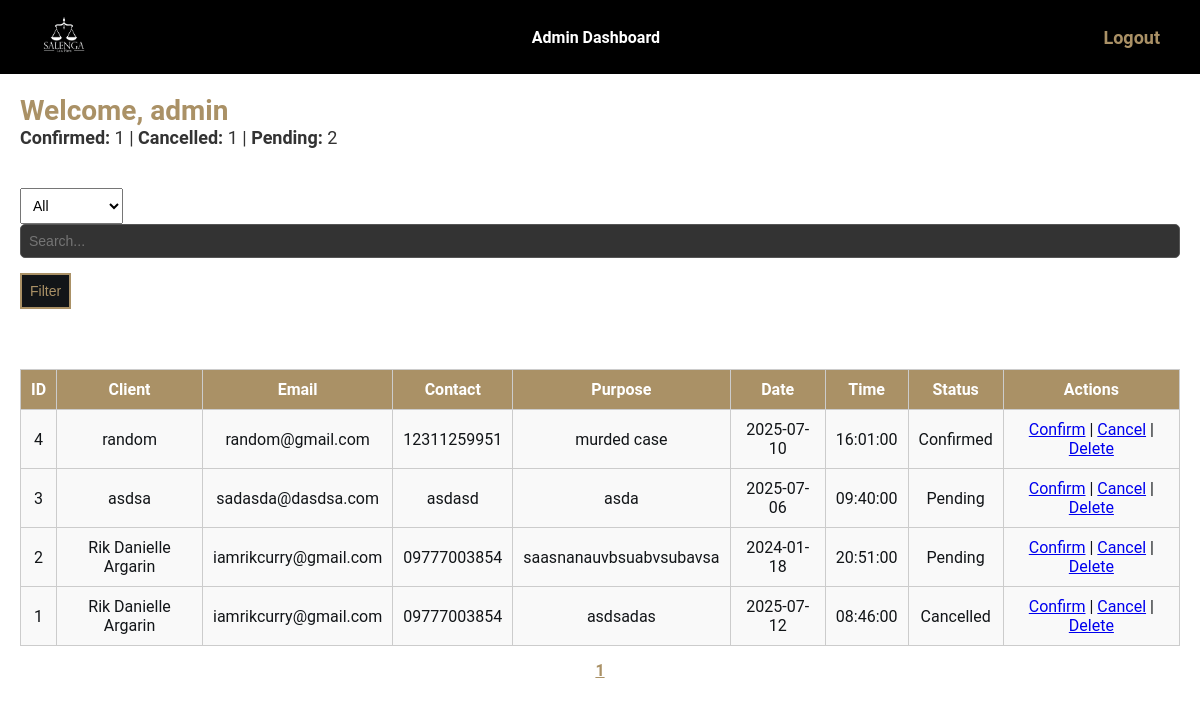
Page /admin-dashboard.php (signed in) on the committed database.
### tables this page shows
CREATE TABLE `appointments` (
  `id` int(11) NOT NULL,
  `name` varchar(100) DEFAULT NULL,
  `email` varchar(100) DEFAULT NULL,
  `contact` varchar(20) DEFAULT NULL,
  `purpose` text DEFAULT NULL,
  `appointment_date` date DEFAULT NULL,
  `appointment_time` time DEFAULT NULL,
  `status` varchar(20) DEFAULT 'Pending',
  `created_at` timestamp NOT NULL DEFAULT current_timestamp()
);

### admin-dashboard.php (the view, shortened to what this page needs)
<?php
include 'db.php';
$statusFilter = $_GET['filter'] ?? 'all';
$search = $_GET['search'] ?? '';
$limit = 10;
$page = $_GET['page'] ?? 1;
$offset = ($page - 1) * $limit;
$confirmed = $conn->query("SELECT COUNT(*) AS total FROM appointments WHERE status='Confirmed'")->fetch_assoc()['total'];
$cancelled = $conn->query("SELECT COUNT(*) AS total FROM appointments WHERE status='Cancelled'")->fetch_assoc()['total'];
$pending = $conn->query("SELECT COUNT(*) AS total FROM appointments WHERE status='Pending'")->fetch_assoc()['total'];
$where = "1";
$totalResults = $conn->query("SELECT COUNT(*) AS total FROM appointments WHERE $where")->fetch_assoc()['total'];
$totalPages = ceil($totalResults / $limit);
$appointments = $conn->query("SELECT * FROM appointments WHERE $where ORDER BY created_at DESC LIMIT $offset, $limit");
?>
<!DOCTYPE html>
<html>
<head>
    <link rel="stylesheet" href="style.css">
</head>
<body>
<header class="navbar">
    <div class="logo"><img src="img/logo.png" alt="DKM Law Logo" style="height: 40px;"></div>
    <div class="logo">Admin Dashboard</div>
    <div class="nav-icons"><a href="logout.php">Logout</a></div>
</header>
<section class="dashboard-summary">
    <h2>Welcome, <?php echo $_SESSION['admin']; ?></h2>
    <p><strong>Confirmed:</strong> <?= $confirmed ?> |
       <strong>Cancelled:</strong> <?= $cancelled ?> |
       <strong>Pending:</strong> <?= $pending ?></p>
</section>
<section class="filters">
    <form method="GET">
        <select name="filter">
            <option value="all" <?= $statusFilter == 'all' ? 'selected' : '' ?>>All</option>
        </select>
        <input type="text" name="search" placeholder="Search..." value="<?= htmlspecialchars($search) ?>">
        <button type="submit">Filter</button>
    </form>
</section>
<section class="appointments">
    <table>
        <tr>
            <th>ID</th>
            <th>Client</th>
            <th>Email</th>
            <th>Contact</th>
            <th>Purpose</th>
            <th>Date</th>
            <th>Time</th>
            <th>Status</th>
            <th>Actions</th>
        </tr>
<?php
if ($appointments && $appointments->num_rows > 0) {
    while ($row = $appointments->fetch_assoc()) {
        echo "<tr>
            <td>{$row['id']}</td>
            <td>{$row['name']}</td>
            <td>{$row['email']}</td>
            <td>{$row['contact']}</td>
            <td>{$row['purpose']}</td>
            <td>{$row['appointment_date']}</td>
            <td>{$row['appointment_time']}</td>
            <td>{$row['status']}</td>
            <td>
                <a href='?status=Confirmed&id={$row['id']}'>Confirm</a> |
                <a href='?status=Cancelled&id={$row['id']}'>Cancel</a> |
                <a href='?delete={$row['id']}' onclick=\"return confirm('Are you sure?')\">Delete</a>
            </td>
        </tr>";
    }
} else {
    echo "<tr><td colspan='9'>No appointments found.</td></tr>";
}
?>
    </table>
    <div style="margin-top: 15px; text-align: center;">
        <?php for ($i = 1; $i <= $totalPages; $i++): ?>
            <a href="?page=<?= $i ?>&filter=<?= $statusFilter ?>&search=<?= urlencode($search) ?>"
               style="margin: 0 5px; <?= $page == $i ? 'font-weight: bold; color: #aa9166;' : '' ?>">
                <?= $i ?>
            </a>
        <?php endfor; ?>
    </div>
</section>
</body>
</html>

### style.css (style rules this page uses)
* { margin: 0; padding: 0; box-sizing: border-box; }
body { font-family: 'Segoe UI', sans-serif; background-color: #0d0d0d; color: #fff; }
.navbar { display: flex; justify-content: space-between; align-items: center; padding: 15px 40px; background-color: #000; }
.logo { font-size: 16px; font-weight: bold; color: white; }
.nav-icons { display: flex; align-items: center; gap: 15px; }
.nav-icons a { color: white; font-size: 18px; text-decoration: none; }
form input, form textarea { width: 100%; padding: 10px; margin-bottom: 15px; background-color: #333; border: 1px solid #555; color: white; border-radius: 5px; }
.logo img { height: 60px; width: auto; object-fit: contain; }
html { scroll-behavior: smooth; }

### admin-dashboard.php (style rules this page uses)
body { font-family: 'Roboto', sans-serif; background: #ffffff; color: #121518; }
.dashboard-summary, .filters, .appointments { max-width: 1200px; margin: auto; padding: 20px; }
.dashboard-summary h2 { font-size: 28px; color: #aa9166; }
.dashboard-summary p { font-size: 18px; color: #333; }
.filters select, .filters input, .filters button { padding: 8px; font-size: 14px; margin-right: 10px; }
table { width: 100%; border-collapse: collapse; margin-top: 20px; background: #fff; }
table th, table td { border: 1px solid #ccc; padding: 10px; text-align: center; }
table th { background-color: #aa9166; color: #fff; }
table td { background-color: #f9f9f9; }
.nav-icons a { color: #aa9166; font-weight: bold; }
.btn-appointment, .filters button { background: #121518; color: #aa9166; border: 2px solid #aa9166; cursor: pointer; }

### rows in the picture
appointments: id "4", name "random", email "random@gmail.com", contact "12311259951", purpose "murded case", appointment_date "2025-07-10", appointment_time "16:01:00", status "Confirmed"
appointments: id "3", name "asdsa", email "sadasda@dasdsa.com", contact "asdasd", purpose "asda", appointment_date "2025-07-06", appointment_time "09:40:00", status "Pending"
appointments: id "2", name "Rik Danielle Argarin", email "iamrikcurry@gmail.com", contact "09777003854", purpose "saasnanauvbsuabvsubavsa", appointment_date "2024-01-18", appointment_time "20:51:00", status "Pending"
appointments: id "1", name "Rik Danielle Argarin", email "iamrikcurry@gmail.com", contact "09777003854", purpose "asdsadas", appointment_date "2025-07-12", appointment_time "08:46:00", status "Cancelled"

### other values in the picture
$_SESSION['admin'] "admin"
$confirmed "1"
$cancelled "1"
$pending "2"
